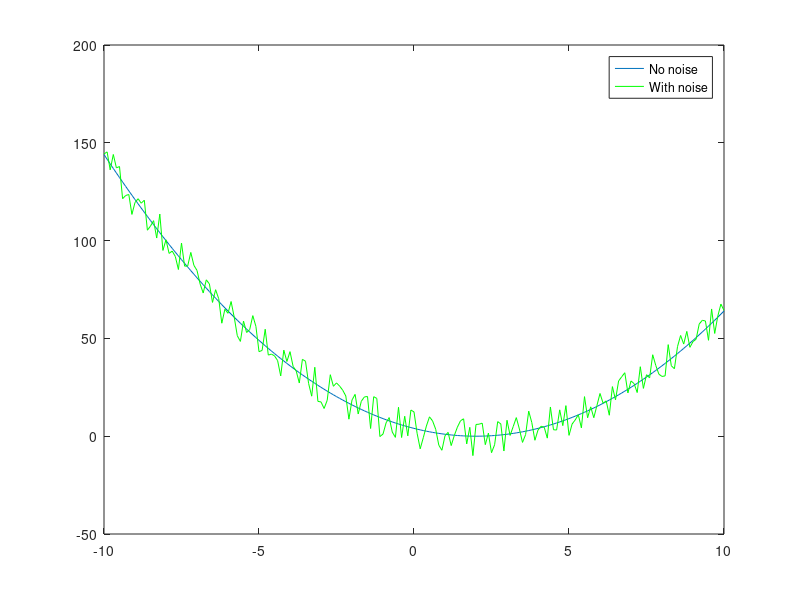

Reproduce this figure in MATLAB.
% Jacob Alspaw
% jaa134

clear
x = -10:0.1:10;
y1 = polyval([1 -4 4], x);
y2 = y1 + 20 * rand(1, length(y1)) - 10;
plot(x, y1, x, y2, 'g');
legend('No noise', 'With noise');
set(gca, 'XTick', [-10 -5 0 5 10]); 
